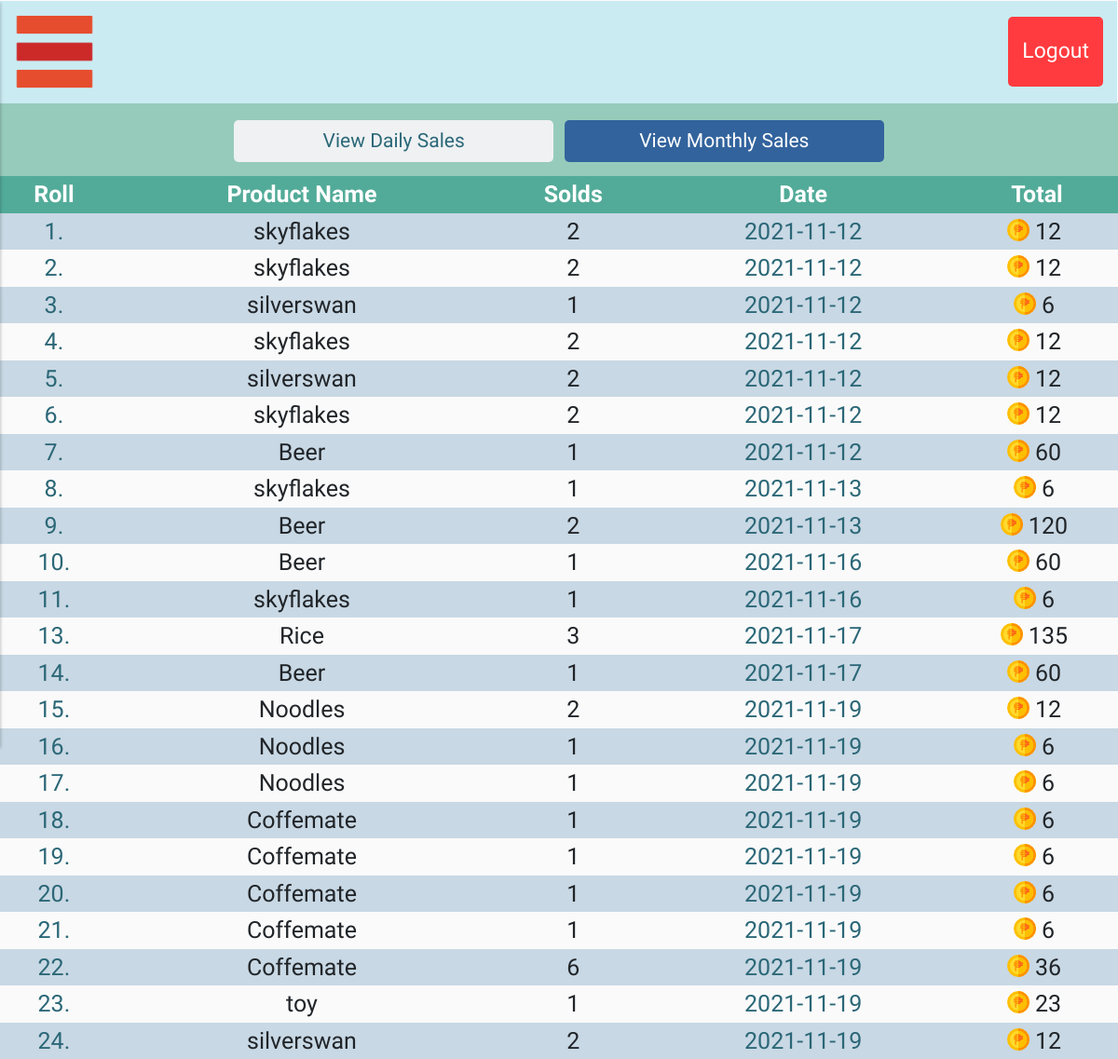
The page /mainpg.php?page=sales (signed in) on the database as committed earlier.
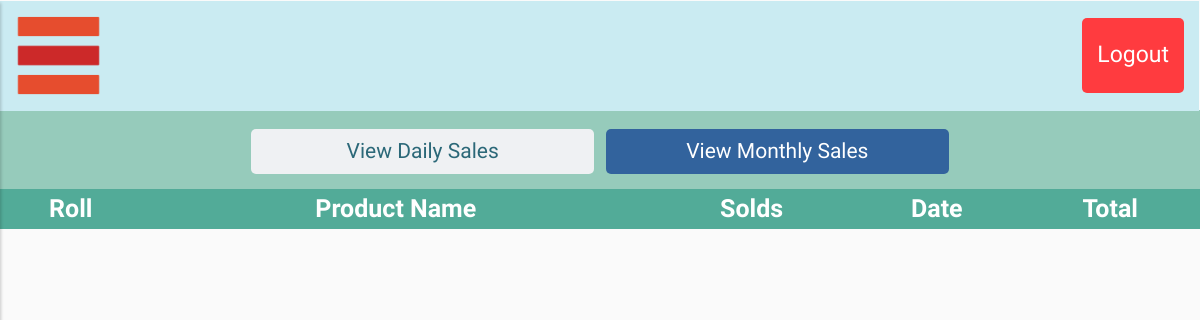
The same page on the database as committed later.
### tables this page shows
CREATE TABLE `trans` (
  `id` int(12) NOT NULL,
  `prod_name` varchar(255) NOT NULL,
  `coutof_sold` varchar(255) NOT NULL,
  `date_sold` date NOT NULL,
  `total` varchar(255) NOT NULL
);

### temps/content.php (called while the page is built)
<?php
    include_once "temps/header.php";
    include ($file);
?>

### pages/sales.php (the view, shortened to what this page needs)
<div id="content">
<section class="tit-holder">
        <center>
            <button style="background-color: #eff1f3; color: #2b6878; outline: none;"><a href="?page=dailysales">View Daily Sales</a></button>
            <button style="background-color: #32639d; outline: none;"><a href="?page=monthly">View Monthly Sales</a></button>
        </center>
     </section>
     <table style="width: 100%;" id="prod-table">
          <tr>
               <th>Roll</th>
               <th>Product Name</th>
               <th>Solds</th>
               <th>Date</th>
               <th>Total</th>
          </tr>
     <?php
          $sql = "SELECT * FROM `trans`";
          $result = mysqli_query($conn, $sql);
          while ($row = mysqli_fetch_assoc($result)) {
               ?>
               <tr>
                    <td class="pname-s"><?php echo $row['id']."."?></td>
                    <td><?php echo $row['prod_name']?></td>
                    <td><?php echo $row['coutof_sold']?></td>
                    <td class="pname-s"><?php echo $row['date_sold']?></td>
                    <td><?php echo '<img class="coin" src="img/icons/philippine-peso.png">'.$row['total']?></td>
               </tr>
               <?php
          }
     ?>
     </table>
</div>

Rows that differ between the two databases and show on the page:
removed trans: id "1", prod_name "skyflakes", coutof_sold "2", date_sold "2021-11-12", total "12"
removed trans: id "2", prod_name "skyflakes", coutof_sold "2", date_sold "2021-11-12", total "12"
removed trans: id "3", prod_name "silverswan", coutof_sold "1", date_sold "2021-11-12", total "6"
removed trans: id "4", prod_name "skyflakes", coutof_sold "2", date_sold "2021-11-12", total "12"
removed trans: id "5", prod_name "silverswan", coutof_sold "2", date_sold "2021-11-12", total "12"
removed trans: id "6", prod_name "skyflakes", coutof_sold "2", date_sold "2021-11-12", total "12"
removed trans: id "7", prod_name "Beer", coutof_sold "1", date_sold "2021-11-12", total "60"
removed trans: id "8", prod_name "skyflakes", coutof_sold "1", date_sold "2021-11-13", total "6"
removed trans: id "9", prod_name "Beer", coutof_sold "2", date_sold "2021-11-13", total "120"
removed trans: id "10", prod_name "Beer", coutof_sold "1", date_sold "2021-11-16", total "60"
removed trans: id "11", prod_name "skyflakes", coutof_sold "1", date_sold "2021-11-16", total "6"
removed trans: id "13", prod_name "Rice", coutof_sold "3", date_sold "2021-11-17", total "135"
removed trans: id "14", prod_name "Beer", coutof_sold "1", date_sold "2021-11-17", total "60"
removed trans: id "15", prod_name "Noodles", coutof_sold "2", date_sold "2021-11-19", total "12"
removed trans: id "16", prod_name "Noodles", coutof_sold "1", date_sold "2021-11-19", total "6"
removed trans: id "17", prod_name "Noodles", coutof_sold "1", date_sold "2021-11-19", total "6"
removed trans: id "18", prod_name "Coffemate", coutof_sold "1", date_sold "2021-11-19", total "6"
removed trans: id "19", prod_name "Coffemate", coutof_sold "1", date_sold "2021-11-19", total "6"
removed trans: id "20", prod_name "Coffemate", coutof_sold "1", date_sold "2021-11-19", total "6"
removed trans: id "21", prod_name "Coffemate", coutof_sold "1", date_sold "2021-11-19", total "6"
removed trans: id "22", prod_name "Coffemate", coutof_sold "6", date_sold "2021-11-19", total "36"
removed trans: id "23", prod_name "toy", coutof_sold "1", date_sold "2021-11-19", total "23"
removed trans: id "24", prod_name "silverswan", coutof_sold "2", date_sold "2021-11-19", total "12"
